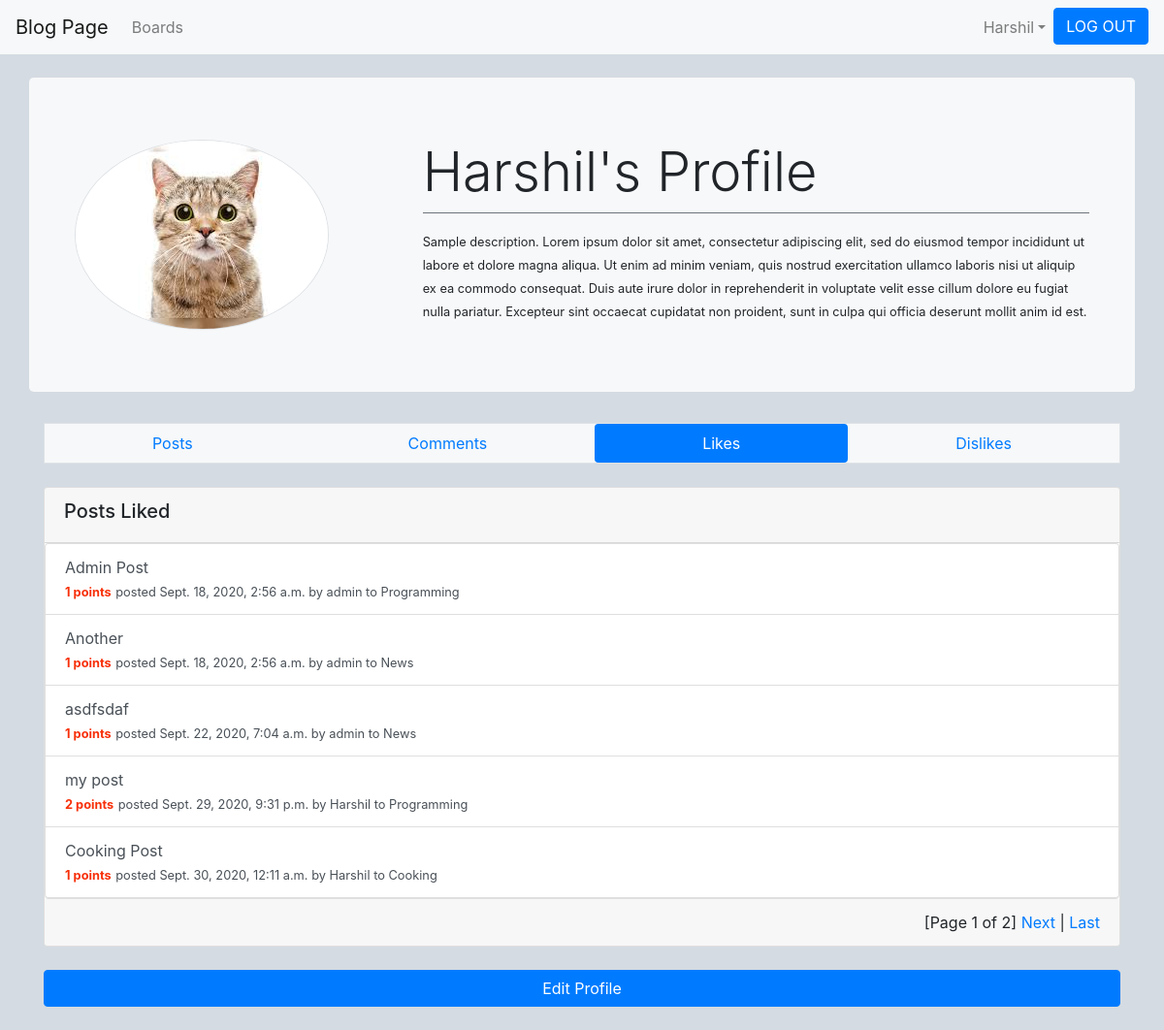
Screenshot of /profile/likes/ (signed in) with the database file from the repository.
### user/models.py (models this page shows, shortened)
class Profile(models.Model):
    user = models.OneToOneField(User, on_delete=models.CASCADE, related_name='profile')
    description = models.TextField("Profile Description", max_length=1000, default='Default User Profile Description.')
    picture = models.ImageField(default='profile_pics/default.jpg', upload_to='profile_pics')

### blog/models.py (models this page shows, shortened)
class Post(models.Model):
    title = models.CharField(max_length=200)
    content = models.TextField(max_length=2000)
    date_posted = models.DateTimeField(auto_now=timezone.now())
    author = models.ForeignKey(User, on_delete=models.CASCADE, related_name='posts')
    board = models.ForeignKey(Board, on_delete=models.CASCADE, null=True, blank=True)
    likes = models.ManyToManyField(User, blank=True, related_name='post_likes')
    dislikes = models.ManyToManyField(User, blank=True, related_name='post_dislikes')
    def get_rating(self):
        return self.likes.count() - self.dislikes.count()

class Board(models.Model):
    title = models.CharField(max_length=200, unique=True)
    description = models.TextField(max_length=2000)
    date_created = models.DateField(auto_now_add=True)
    subscription = models.ManyToManyField(User, blank=True, related_name='subs')
    def __str__(self):
        return self.title

### user/views.py (the view)
# urls.py: path('profile/likes/', profile_likes, name='profile-likes'),
@login_required
def profile_likes(request):
    paginator = Paginator(request.user.post_likes.all(), 4)
    page_number = request.GET.get('page')
    page_obj = paginator.get_page(page_number)
    context = {
        'page_obj': page_obj
    }
    return render(request, 'blog/profile_likes.html', context)

### blog/templates/blog/profile_likes.html (shortened to what this page needs)
{% extends 'blog/profile_base.html' %}
{% block header %}
    <div class='jumbotron row mt-4'style="background-color: #f7f8f9;">
        <div class='col-4'>
            <img src="{{ user.profile.picture.url }}" class='rounded-circle account-img border' alt="">
        </div>
        <div class='col-8'>
            <h3 class='display-4'>{{ user.username }}'s Profile</h3>
            <div class='border-top border-secondary pt-3'>
                <small>{{ user.profile.description }}</small>
            </div>
        </div>
    </div>
{% endblock header %}
{% block profile-navbar %}
    <nav class="nav nav-pills border nav-fill my-4" style="background-color: #f7f8f9;">
        <a class="nav-link" href="{% url 'view-profile' user.pk %}">Posts</a>
        <a class="nav-link" href="{% url 'profile-comments' user.pk %}">Comments</a>
        <a class="nav-link active" href="{% url 'profile-likes' %}">Likes</a>
        <a class="nav-link" href="{% url 'profile-dislikes' %}">Dislikes</a>
      </nav>
{% endblock profile-navbar %}
{% block content %}
    <div class='card my-4'>
        <div class='col card-header'>
            <h5>Posts Liked</h5>
        </div>
        <div class='list-group'>
            {% if user.post_likes.all %}
                {% for post in user.post_likes.all %}
                <a href="{% url 'post' post.board.id post.id %}" class='list-group-item list-group-item-action'>
                    <div>
                        {{ post.title }}
                    </div>
                    <div>
                        <small style="color: #F73009;"><strong>{{ post.get_rating }} points</strong></small>
                        <small>posted {{post.date_posted}} by {{ post.author }} to {{ post.board }}</small>
                    </div>
                </a>
                {% endfor %}
            {% else %}
                <p class='d-flex pt-2 justify-content-center'>No Posts Liked</p>
            {% endif %}
        </div>
        {% if page_obj.paginator.num_pages > 1 %}
            <div class='card-footer d-flex justify-content-end'>
                <span class='step-links'>
                    <span class='current'>
                        [Page {{ page_obj.number }} of {{ page_obj.paginator.num_pages }}]
                    </span>
                    {% if page_obj.has_next %}
                        <a href="?page={{ page_obj.next_page_number }}">Next</a>
                        |
                        <a href="?page={{ page_obj.paginator.num_pages }}">Last</a>
                    {% endif %}
                </span>
            </div>
        {% endif %}
    </div>
    <a href="{% url 'update-information' %}" class="btn btn-primary col mb-4" role="button">Edit Profile</a>
{% endblock content %}

### blog/templates/blog/profile_base.html (shortened to what this page needs)
<!doctype html>
<html lang="en">
  <head>
    <link rel="stylesheet" href="https://stackpath.bootstrapcdn.com/bootstrap/4.5.2/css/bootstrap.min.css">
  </head>
  <body>
    <header class='site-header'>
        <nav class="navbar navbar-expand-lg navbar-light" style="background-color: #f6f8f9;">
            <a class="navbar-brand" href="{% url 'home' %}">Blog Page</a>
            <div class="collapse navbar-collapse" id="navbarNavDropdown">
              <div class='navbar-nav mr-auto'>
                <ul class="navbar-nav">
                  <li class="nav-item">
                    <a class="nav-link" href="{% url 'boards' %}">Boards</a>
                  </li>
                </ul>
              </div>
              <div class='navbar-nav'>
                <ul class='navbar-nav'>
                  {% if user.is_authenticated %}
                    <li class='nav-item dropdown'>
                      <a href="#" class='nav-link dropdown-toggle' id='navbarDropdownMenuLink' role='button' data-toggle='dropdown'>{{ user.username }}</a>
                    </li>
                     <li class='navbar-item'>
                      <a href="{% url 'logout' %}" class='btn btn-primary' role="button" style="color: white;">LOG OUT</a>
                    </li>
                  {% endif %}
                </ul>
              </div>
            </div>
          </nav>
    </header>
    <div class='container'>
      {% block header %}
      {% endblock header%}
      {% block profile-navbar %}
      {% endblock profile-navbar %}
    </div>
    <main>
      <div class='container-md'>
          {% block content %}
          {% endblock content %}
      </div>
    </main>
  </body>
</html>

### blog/templates/blog/profile_base.html (style rules this page uses)
body { background-color: #d4dbe2; }

### rows the page displays
Post: title "Admin Post", get_rating "1", date_posted "Sept. 18, 2020, 2:56 a.m.", author "admin", board "Programming"
Post: title "Another", get_rating "1", date_posted "Sept. 18, 2020, 2:56 a.m.", author "admin", board "News"
Post: title "asdfsdaf", get_rating "1", date_posted "Sept. 22, 2020, 7:04 a.m.", author "admin", board "News"
Post: title "my post", get_rating "2", date_posted "Sept. 29, 2020, 9:31 p.m.", author "Harshil", board "Programming"
Post: title "Cooking Post", get_rating "1", date_posted "Sept. 30, 2020, 12:11 a.m.", author "Harshil", board "Cooking"

### other values shown
{{ user.username }} "Harshil"
{{ page_obj.number }} "1"
{{ page_obj.paginator.num_pages }} "2"
